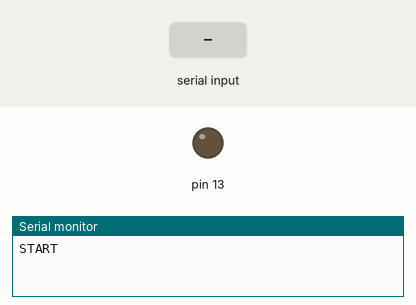
Simulated run of this sketch. Board: Arduino Uno, built with avr-gcc and run on an emulated ATmega328P. On the bench: output pins drawn as LEDs (lit = HIGH), the last lines printed to the serial monitor. The test bench sets the inputs (shaded band).

Above: at 1.2 s.
1.3 s: "A" received over Serial
At 2.1 s:
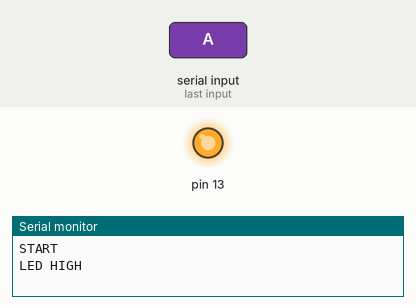
2.8 s: "1" received over Serial
At 3.2 s:
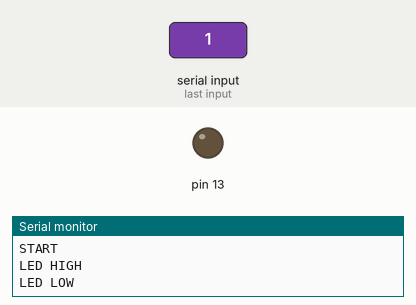
4.3 s: "a" received over Serial
At 5.5 s:
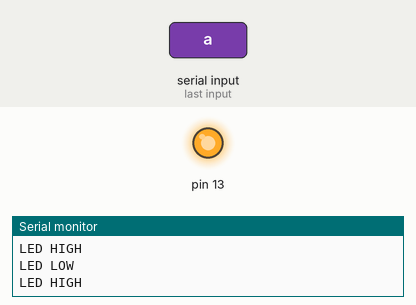
5.8 s: "0" received over Serial
At 6.7 s:
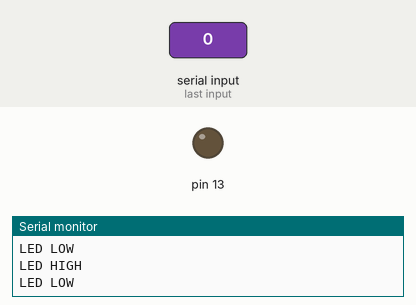
Timing chart, 0 to 8.3 s (numbered marks = the images above; inputs shaded):
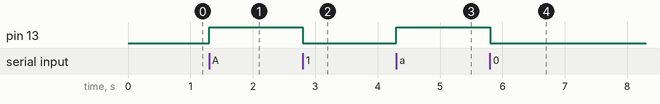

The sketch:

7-userinput-controlled-led.ino
```cpp
char x;

void setup() {
  // put your setup code here, to run once:
  pinMode(13,OUTPUT);
  Serial.begin(9600);
  Serial.println("START");

}

void loop() {
  // put your main code here, to run repeatedly:

  if(Serial.available()>0){
    x=Serial.read();
    if(x=='A' || x=='a'){
      Serial.println("LED HIGH");
      digitalWrite(13,HIGH);
      delay(1000);
    }
    else{
      Serial.println("LED LOW");
      digitalWrite(13,LOW);
      delay(1000);
    }
  }
}
```

Measured:
- after the input at 1.3 s, pin 13: LOW → HIGH at once
- after the input at 2.8 s, pin 13: HIGH → LOW at once
- after the input at 4.3 s, pin 13: LOW → HIGH at once
- after the input at 5.8 s, pin 13: HIGH → LOW at once
